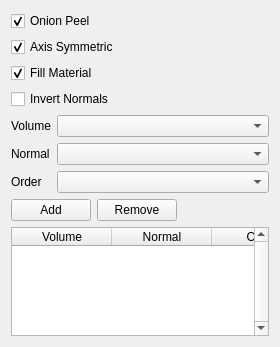
<?xml version="1.0" encoding="UTF-8"?>
<ui version="4.0">
 <class>YoungsMaterialInterfacePanel</class>
 <widget class="QWidget" name="YoungsMaterialInterfacePanel">
  <property name="geometry">
   <rect>
    <x>0</x>
    <y>0</y>
    <width>280</width>
    <height>347</height>
   </rect>
  </property>
  <property name="sizePolicy">
   <sizepolicy hsizetype="Minimum" vsizetype="Preferred">
    <horstretch>0</horstretch>
    <verstretch>0</verstretch>
   </sizepolicy>
  </property>
  <property name="windowTitle">
   <string>Form</string>
  </property>
  <layout class="QVBoxLayout" name="verticalLayout_3">
   <item>
    <layout class="QVBoxLayout" name="parameters">
     <item>
      <widget class="QCheckBox" name="onionPeel">
       <property name="text">
        <string>Onion Peel</string>
       </property>
       <property name="checked">
        <bool>true</bool>
       </property>
      </widget>
     </item>
     <item>
      <widget class="QCheckBox" name="axisSymmetric">
       <property name="text">
        <string>Axis Symmetric</string>
       </property>
       <property name="checked">
        <bool>true</bool>
       </property>
      </widget>
     </item>
     <item>
      <widget class="QCheckBox" name="fillMaterial">
       <property name="text">
        <string>Fill Material</string>
       </property>
       <property name="checked">
        <bool>true</bool>
       </property>
      </widget>
     </item>
     <item>
      <widget class="QCheckBox" name="invertNormals">
       <property name="text">
        <string>Invert Normals</string>
       </property>
      </widget>
     </item>
    </layout>
   </item>
   <item>
    <layout class="QHBoxLayout" name="horizontalLayout">
     <item>
      <layout class="QVBoxLayout" name="verticalLayout">
       <item>
        <widget class="QLabel" name="label">
         <property name="text">
          <string>Volume</string>
         </property>
        </widget>
       </item>
       <item>
        <widget class="QLabel" name="label_3">
         <property name="text">
          <string>Normal</string>
         </property>
        </widget>
       </item>
       <item>
        <widget class="QLabel" name="label_2">
         <property name="text">
          <string>Order</string>
         </property>
        </widget>
       </item>
      </layout>
     </item>
     <item>
      <layout class="QVBoxLayout" name="verticalLayout_2">
       <item>
        <widget class="QComboBox" name="orderArray">
         <property name="sizePolicy">
          <sizepolicy hsizetype="MinimumExpanding" vsizetype="Fixed">
           <horstretch>0</horstretch>
           <verstretch>0</verstretch>
          </sizepolicy>
         </property>
        </widget>
       </item>
       <item>
        <widget class="QComboBox" name="normalArray">
         <property name="sizePolicy">
          <sizepolicy hsizetype="MinimumExpanding" vsizetype="Fixed">
           <horstretch>0</horstretch>
           <verstretch>0</verstretch>
          </sizepolicy>
         </property>
        </widget>
       </item>
       <item>
        <widget class="QComboBox" name="volumeArray">
         <property name="sizePolicy">
          <sizepolicy hsizetype="MinimumExpanding" vsizetype="Fixed">
           <horstretch>0</horstretch>
           <verstretch>0</verstretch>
          </sizepolicy>
         </property>
        </widget>
       </item>
      </layout>
     </item>
    </layout>
   </item>
   <item>
    <layout class="QHBoxLayout" name="horizontalLayout_2">
     <item>
      <widget class="QPushButton" name="addMaterial">
       <property name="sizePolicy">
        <sizepolicy hsizetype="Fixed" vsizetype="Fixed">
         <horstretch>0</horstretch>
         <verstretch>0</verstretch>
        </sizepolicy>
       </property>
       <property name="text">
        <string>Add</string>
       </property>
      </widget>
     </item>
     <item>
      <widget class="QPushButton" name="removeMaterial">
       <property name="sizePolicy">
        <sizepolicy hsizetype="Fixed" vsizetype="Fixed">
         <horstretch>0</horstretch>
         <verstretch>0</verstretch>
        </sizepolicy>
       </property>
       <property name="text">
        <string>Remove</string>
       </property>
      </widget>
     </item>
     <item>
      <spacer name="horizontalSpacer">
       <property name="orientation">
        <enum>Qt::Horizontal</enum>
       </property>
       <property name="sizeHint" stdset="0">
        <size>
         <width>40</width>
         <height>20</height>
        </size>
       </property>
      </spacer>
     </item>
    </layout>
   </item>
   <item>
    <widget class="QTableWidget" name="materials">
     <property name="sizePolicy">
      <sizepolicy hsizetype="Minimum" vsizetype="Expanding">
       <horstretch>0</horstretch>
       <verstretch>0</verstretch>
      </sizepolicy>
     </property>
     <property name="verticalScrollBarPolicy">
      <enum>Qt::ScrollBarAlwaysOn</enum>
     </property>
     <property name="horizontalScrollBarPolicy">
      <enum>Qt::ScrollBarAlwaysOff</enum>
     </property>
     <property name="selectionMode">
      <enum>QAbstractItemView::SingleSelection</enum>
     </property>
     <property name="selectionBehavior">
      <enum>QAbstractItemView::SelectRows</enum>
     </property>
     <property name="showGrid">
      <bool>false</bool>
     </property>
     <attribute name="horizontalHeaderCascadingSectionResizes">
      <bool>true</bool>
     </attribute>
     <attribute name="horizontalHeaderShowSortIndicator" stdset="0">
      <bool>false</bool>
     </attribute>
     <attribute name="verticalHeaderCascadingSectionResizes">
      <bool>true</bool>
     </attribute>
     <attribute name="verticalHeaderDefaultSectionSize">
      <number>50</number>
     </attribute>
     <attribute name="verticalHeaderStretchLastSection">
      <bool>true</bool>
     </attribute>
     <attribute name="horizontalHeaderShowSortIndicator" stdset="0">
      <bool>false</bool>
     </attribute>
     <attribute name="verticalHeaderDefaultSectionSize">
      <number>50</number>
     </attribute>
     <attribute name="horizontalHeaderCascadingSectionResizes">
      <bool>true</bool>
     </attribute>
     <attribute name="verticalHeaderCascadingSectionResizes">
      <bool>true</bool>
     </attribute>
     <attribute name="verticalHeaderStretchLastSection">
      <bool>true</bool>
     </attribute>
     <column>
      <property name="text">
       <string>Volume</string>
      </property>
     </column>
     <column>
      <property name="text">
       <string>Normal</string>
      </property>
     </column>
     <column>
      <property name="text">
       <string>Order</string>
      </property>
     </column>
    </widget>
   </item>
   <item>
    <spacer name="verticalSpacer">
     <property name="orientation">
      <enum>Qt::Vertical</enum>
     </property>
     <property name="sizeHint" stdset="0">
      <size>
       <width>20</width>
       <height>38</height>
      </size>
     </property>
    </spacer>
   </item>
  </layout>
 </widget>
 <resources/>
 <connections/>
</ui>
